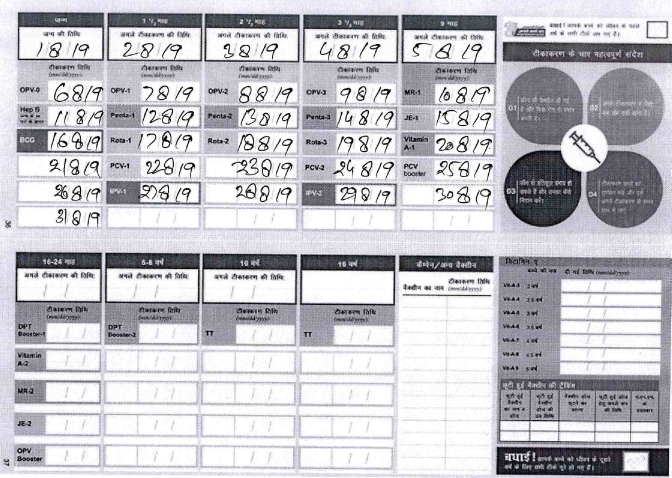
#> input picture test.jpg, 1343 x 956 px (shown at 1/2 size)
$ python code.py   (older library calls are emulated)
#> lines starting #> are read from the running program, lines starting #| are printed output that depends on the picture; after the words box and inside, x2 and y2 are one past the last pixel; in counts of white or black regions, pixels touching at a corner belong together; pictures that were not available may be replaced by others from this repository, and a replacement may not be noted
#!/usr/bin/env python
# coding: utf-8

# In[8]:


import numpy as np
import cv2
from matplotlib import pyplot as plt
import math
import matplotlib
from scipy import ndimage
matplotlib.rcParams['figure.figsize'] = [30, 20]


# In[89]:

for i in range(1,15):
    MIN_MATCH_COUNT = 20

    img1 = cv2.imread('test.jpg',0)          # queryImage
#> img1: shape (956, 1343); min 0, max 255, mean 194.8
    img2 = cv2.imread('{}.jpg'.format(i),0) # trainImage


    # In[90]:


    img_edges = cv2.Canny(img2, 100, 100, apertureSize=3)
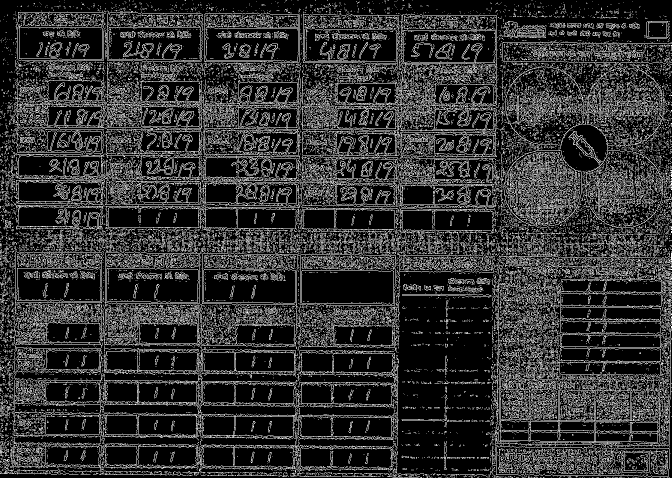
#> img_edges: shape (956, 1343) (shown at 1/2 size); 19.4% white in thin lines or dots
    lines = cv2.HoughLinesP(img_edges, 1, math.pi / 180.0, 100, minLineLength=100, maxLineGap=5)
#> lines = 155 rows, first 6: [56, 351, 178, 353], [66, 364, 176, 364], [1071, 533, 1298, 533], [463, 830, 593, 830], [33, 54, 196, 54], [599, 764, 718, 764]
    angles = []

    for x1, y1, x2, y2 in lines[0]:
        cv2.line(img2, (x1, y1), (x2, y2), (255, 0, 0), 4)
        angle = math.degrees(math.atan2(y2 - y1, x2 - x1))
        angles.append(angle)
#> this loop made 1 pass
#> (x1, y1, x2, y2, angle) on pass 1: (56, 351, 178, 353, 0.939)
#> img2: shape (956, 1343); min 0, max 255, mean 194.8
#> after the loop, angles = [0.939]

    median_angle = np.median(angles)
#> median_angle = 0.939
    img2 = ndimage.rotate(img2, median_angle,order=3)
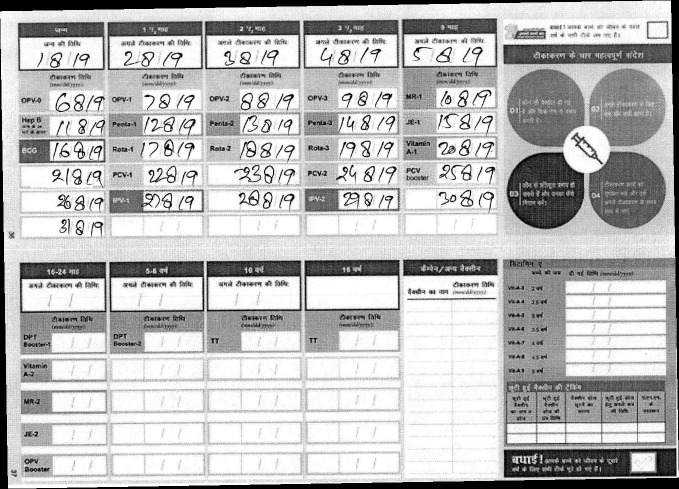
#> img2: shape (978, 1358) (shown at 1/2 size); min 0, max 255, mean 187.9


    # In[91]:


    # Initiate SIFT detector
    # sift = cv2.SIFT()
    sift = cv2.xfeatures2d.SIFT_create()

    # find the keypoints and descriptors with SIFT
    kp1, des1 = sift.detectAndCompute(img1,None)
#> kp1 = 12366 keypoints; strongest (x, y, size): (880, 224, 3.2), (154, 344, 2), (890, 177, 3.3), (121, 225, 4)
    kp2, des2 = sift.detectAndCompute(img2,None)
#> kp2 = 13012 keypoints; strongest (x, y, size): (883, 232, 3.2), (705, 332, 3), (893, 184, 3.3), (125, 245, 3.9)

    FLANN_INDEX_KDTREE = 0
    index_params = dict(algorithm = FLANN_INDEX_KDTREE, trees = 5)
    search_params = dict(checks = 50)

    flann = cv2.FlannBasedMatcher(index_params, search_params)

    matches = flann.knnMatch(des1,des2,k=2)
#> matches = 12366 matches

    # store all the good matches as per Lowe's ratio test.
    good = []
    for m,n in matches:
        if m.distance < 0.7*n.distance:
            good.append(m)
#> after the loop, good = 8356 matches


    # In[92]:


    if len(good)>MIN_MATCH_COUNT:
        src_pts = np.float32([ kp1[m.queryIdx].pt for m in good ]).reshape(-1,1,2)
        dst_pts = np.float32([ kp2[m.trainIdx].pt for m in good ]).reshape(-1,1,2)

        M, mask = cv2.findHomography(src_pts, dst_pts, cv2.RANSAC,5.0)
#> M = [[1, 0.0164, -0.242], [-0.0164, 1, 22.07], [-2.32e-10, 1.34e-09, 1]]; mask = 8356 values, max 1 at index 0, min 0 at index 52, mean 0.982
        matchesMask = mask.ravel().tolist()
#> matchesMask has the same summary as mask

        h,w = img1.shape
#> h = 956; w = 1343
        pts = np.float32([ [0,0],[0,h-1],[w-1,h-1],[w-1,0] ]).reshape(-1,1,2)
        dst = cv2.perspectiveTransform(pts,M)
#> dst = [[-0.242, 22.07], [15.41, 976.9], [1357.2, 954.9], [1341.6, 0.0724]]
        print(dst)
#| [[[-2.4216527e-01  2.2067038e+01]]
#|  [[ 1.5414886e+01  9.7693341e+02]]
#|  [[ 1.3572386e+03  9.5493915e+02]]
#|  [[ 1.3415833e+03  7.2422370e-02]]]
    #     img2 = cv2.polylines(img2,[np.int32(dst)],True,255,30, cv2.LINE_AA)
        print(dst[1][0][1])
#| 976.9334
        x_cord = int(dst[0][0][0])
#> x_cord = 0
        x_length = int(dst[3][0][0]-dst[0][0][0]-dst[1][0][0]+dst[2][0][0])//2
#> x_length = 1341
        y_cord = int(dst[0][0][1])
#> y_cord = 22
        y_length = int(dst[2][0][1]-dst[0][0][1]-dst[3][0][1]+dst[1][0][1])//2
#> y_length = 954
    #     img2 = cv2.polylines(img2,[np.int32(dst)],True,255,3, cv2.LINE_AA)

        cropped = img2[y_cord:y_cord+y_length,x_cord:x_cord+x_length]
    else:
        # print "Not enough matches are found - %d/%d" % (len(good),MIN_MATCH_COUNT)
        matchesMask = None


    # [20 lines of commented-out code are left out]


    resized = cv2.resize(cropped,(1750,1250))


    # In[96]:


    #plt.imshow(resized, 'gray'),plt.show()


    # In[97]:


    equ = cv2.equalizeHist(resized)
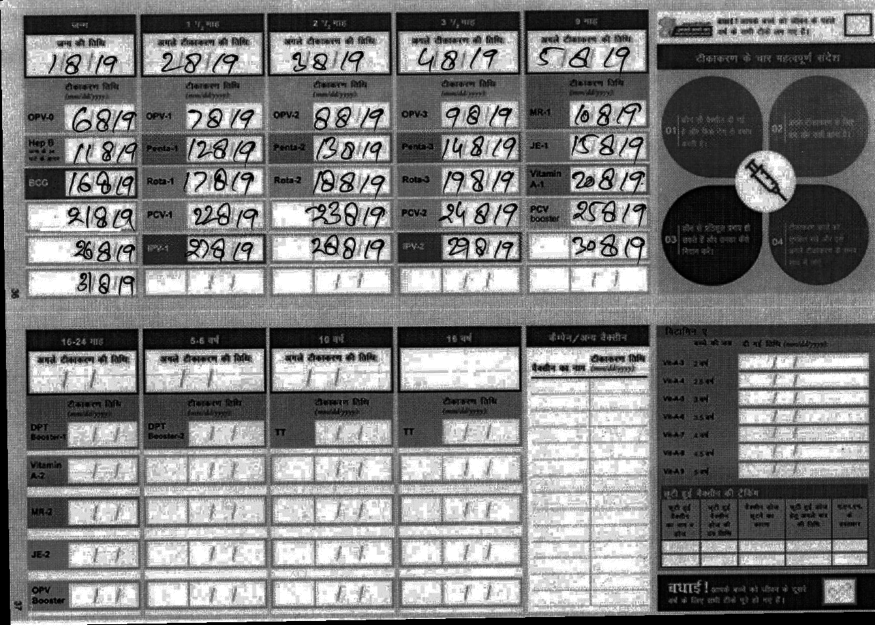
#> equ: shape (1250, 1750) (shown at 1/2 size); min 0, max 255, mean 127.5
    #plt.imshow(equ, 'gray'),plt.show()


    # In[98]:


    img = cv2.medianBlur(equ,5)
    th2 = cv2.adaptiveThreshold(img,255,cv2.ADAPTIVE_THRESH_MEAN_C,            cv2.THRESH_BINARY,51,0)
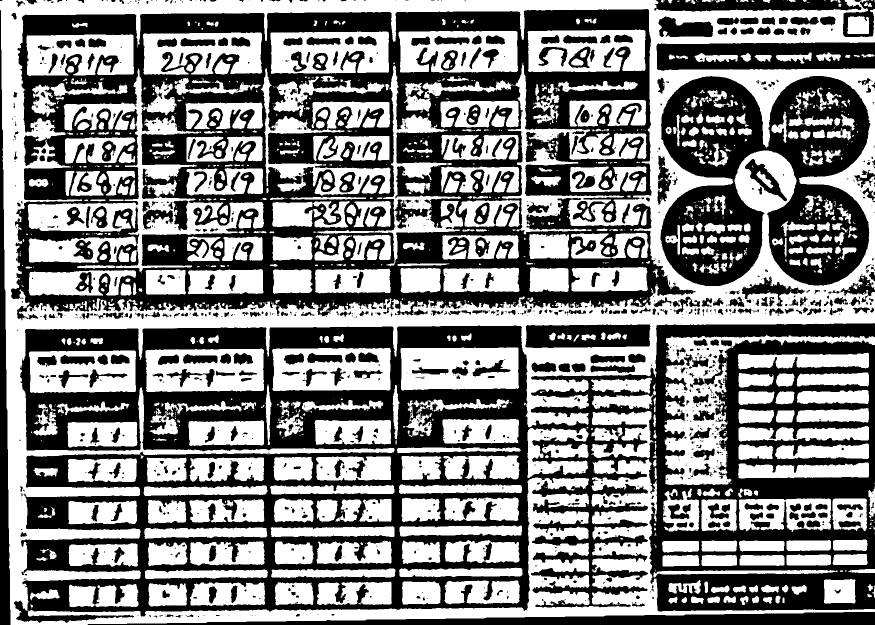
#> th2: shape (1250, 1750) (shown at 1/2 size); 51.6% white; 1322 black regions (851 under 20 px), largest, box (x1, y1, x2, y2) and area: (28, 646, 1750, 1246) 421653, (22, 18, 1391, 641) 354610, (1321, 152, 1741, 572) 103798
    #plt.imshow(th2, 'gray'),plt.show()


    # In[99]:


    new=cv2.erode(th2,cv2.getStructuringElement(cv2.MORPH_RECT,(1,5)),iterations = 1).astype(np.uint8)
#> new: shape (1250, 1750); 40.9% white; 1160 white regions (558 under 20 px), largest, box (x1, y1, x2, y2) and area: (0, 0, 1750, 1250) 283619, (1329, 672, 1750, 968) 20709, (801, 697, 1038, 779) 15025
    # new=cv2.erode(new,cv2.getStructuringElement(cv2.MORPH_RECT,(3,1)),iterations = 4).astype(np.uint8)
    #plt.imshow(new, 'gray'),plt.show()


    # In[100]:


    connectivity = 4
    output = cv2.connectedComponentsWithStats(new, connectivity, cv2.CV_32S)
    newI=np.copy(new)
    for i in range(output[0]):
        if output[2][i,4]<3000 or output[2][i,3]>500 or output[2][i,2]>2000:
            newI[output[1]==i]=0
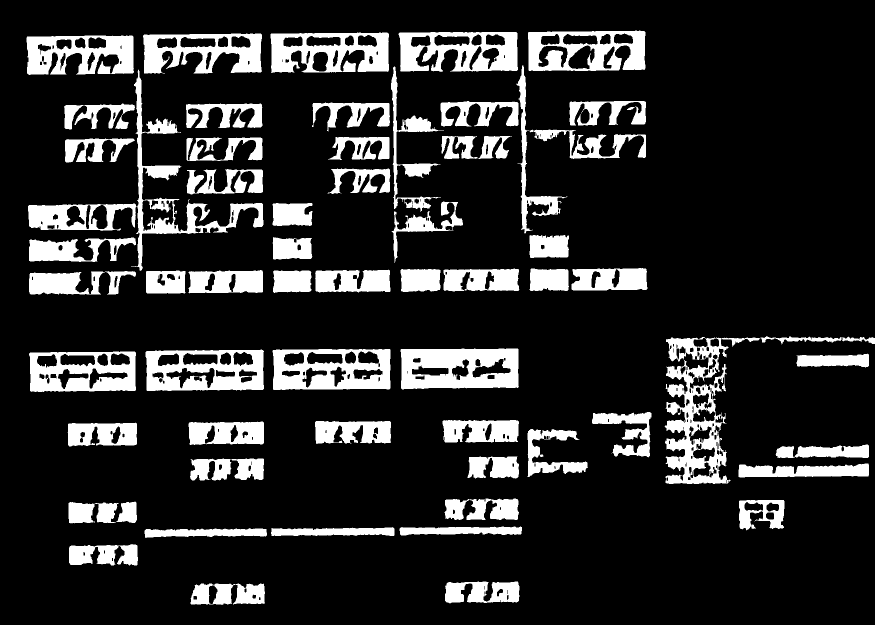
#> newI: shape (1250, 1750) (shown at 1/2 size); 16.2% white; 59 white regions, largest, box (x1, y1, x2, y2) and area: (1329, 672, 1750, 968) 20709, (801, 697, 1038, 779) 15025, (545, 698, 781, 780) 12930


    # In[101]:


    #plt.imshow(newI, 'gray'),plt.show()


    # In[102]:


    final=np.copy(255-newI)


    # In[103]:


    output2 = cv2.connectedComponentsWithStats(final, connectivity, cv2.CV_32S)


    # In[104]:


    for i in range(output2[0]):
        if output2[2][i,4]<1500:
            final[output2[1]==i]=0
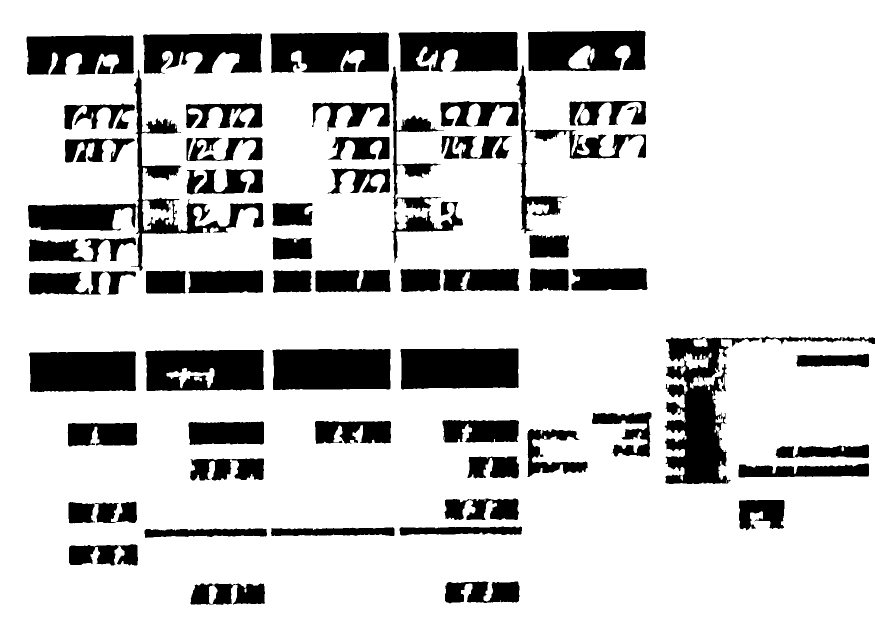
#> final: shape (1250, 1750) (shown at 1/2 size); 81.4% white; 59 black regions, largest, box (x1, y1, x2, y2) and area: (1329, 672, 1750, 968) 26493, (545, 698, 781, 780) 18697, (801, 697, 1038, 779) 18402
    final2=np.copy(255-final)


    # In[105]:


    #plt.imshow(final2, 'gray'),plt.show()


    # In[106]:


    final2=np.copy(255-final)
    kernel=cv2.getStructuringElement(cv2.MORPH_RECT,(20,25))
#> kernel: shape (25, 20); every value is 1
    mask = cv2.morphologyEx(final2, cv2.MORPH_CLOSE, kernel)
#> mask: shape (1250, 1750); 23.9% white; 19 white regions, largest, box (x1, y1, x2, y2) and area: (54, 61, 1296, 589) 278879, (59, 698, 782, 784) 55033, (1330, 672, 1750, 968) 39534
    #plt.imshow(mask, 'gray'),plt.show()


    # In[107]:


    mask=cv2.dilate(mask,cv2.getStructuringElement(cv2.MORPH_RECT,(15,5)),iterations = 1).astype(np.uint8)
#> mask: shape (1250, 1750); 28.8% white; 18 white regions, largest, box (x1, y1, x2, y2) and area: (47, 59, 1303, 591) 354023, (52, 696, 789, 786) 60977, (1323, 670, 1750, 970) 47252
    mask=cv2.dilate(mask,cv2.getStructuringElement(cv2.MORPH_RECT,(3,2)),iterations = 1).astype(np.uint8)
#> mask: shape (1250, 1750); 29.6% white; 17 white regions, largest, box (x1, y1, x2, y2) and area: (46, 59, 1304, 592) 364792, (1322, 670, 1750, 971) 64221, (51, 696, 790, 787) 62145

    #plt.imshow(mask, 'gray'),plt.show()


    # In[108]:


    #plt.imshow((255-np.multiply(mask/255,resized)), 'gray'),plt.show()


    # In[109]:


    masked=(255-np.multiply(mask/255,resized))
    masked=np.where(masked==255,0,masked)
    #plt.imshow(masked, 'gray'),plt.show()


    # In[112]:


    # masked_Hist= cv2.equalizeHist(masked)
    # #plt.imshow(masked_Hist, 'gray'),plt.show()


    # In[115]:


    # masked_Dil=cv2.dilate(masked_Hist,cv2.getStructuringElement(cv2.MORPH_RECT,(3,3)),iterations = 1)
    masked_Dil=cv2.dilate(masked,cv2.getStructuringElement(cv2.MORPH_RECT,(2,2)),iterations = 1)
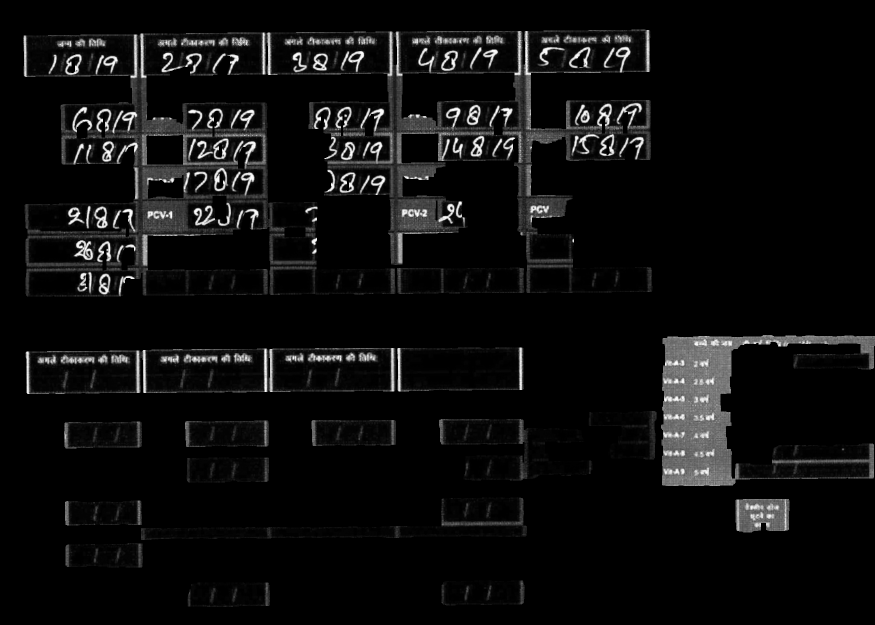
#> masked_Dil: shape (1250, 1750) float64 (shown at 1/2 size); min 0, max 254, mean 13.6
    #plt.imshow(masked_Dil, 'gray'),plt.show()


    # In[126]:


#> (the run stopped early here; a loop or call above may not have finished)
